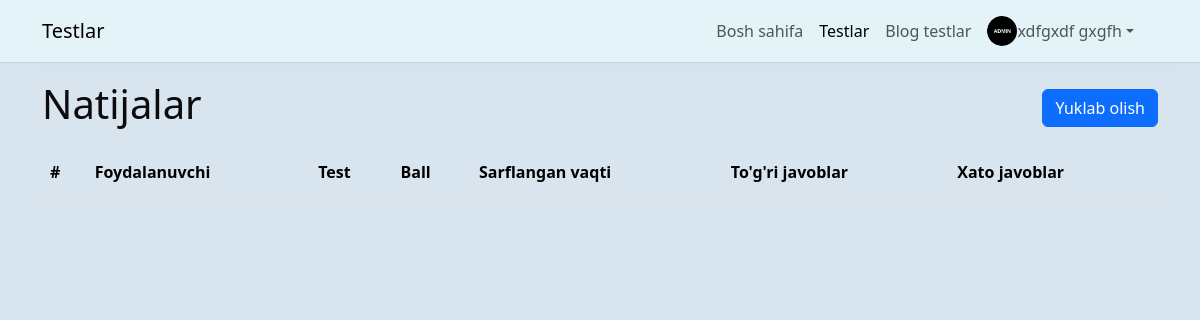
Page /tests/1/results/ (signed in) on the committed database.
### users/models.py (models this page shows, shortened)
class User(AbstractUser):
    ball = models.FloatField(default=0)
    image = models.ImageField(upload_to='images/', blank=True, null=True)
    full_name = models.CharField(max_length=100)
    date_brith = models.DateField(null=True, blank=True)
    jins = models.CharField(max_length=10, choices=(('Erkak', 'Erkak'), ('Ayol', 'Ayol')))
    class Meta:
        verbose_name = 'Foydalanuvchi'
        verbose_name_plural = 'Foydalanuvchilar'

### quizes/views.py (the view)
# urls.py: path('<int:id>/results/', views.results_view, name='quiz_result1'),
def results_view(request, id):
    if request.user.is_anonymous:
        return HttpResponseRedirect(f'/login/?next=/tests/{id}/results/')
    quiz = get_object_or_404(Quiz, id=id)
    results = Result.objects.filter(quiz=quiz).order_by('-score', 'time')
    return render(request, 'quizes/results.html', {'quiz': quiz,'results': results})

### templates/quizes/results.html (shortened to what this page needs)
{% extends 'base.html' %}
{% load get_results %}
{% block content %}
    <div class="d-flex justify-content-between align-items-center mb-3">
        <h1>Natijalar</h1>
        <a href="/tests/{{quiz.id}}/results/download/" class="btn btn-primary">Yuklab olish</a>
    </div>
    <div class="table-responsive">
        <table class="table table-striped">
            <thead>
                <tr>
                    <th>#</th>
                    <th>Foydalanuvchi</th>
                    <th>Test</th>
                    <th>Ball</th>
                    <th>Sarflangan vaqti</th>
                    <th>To'g'ri javoblar</th>
                    <th>Xato javoblar</th>
                </tr>
            </thead>
        </table>
    </div>
{% endblock content %}

### templates/base.html (shortened to what this page needs)
<!DOCTYPE html>
<html lang="en">
<head>
    <link rel="stylesheet" href="https://cdnjs.cloudflare.com/ajax/libs/jquery-toast-plugin/1.3.2/jquery.toast.css" />
    <link href="https://cdn.jsdelivr.net/npm/bootstrap@5.3.3/dist/css/bootstrap.min.css" rel="stylesheet"
>
    <link rel="stylesheet" href="/static/themify-icons/themify-icons.css">
</head>
<body>
    <div class="container">
        <nav class="navbar navbar-expand-lg bg-body-tertiary fixed-top">
            <div class="container">
                <a class="navbar-brand" href="#">Testlar</a>
                {% if user.is_authenticated %}
                <div class="offcanvas offcanvas-end" tabindex="-1" id="offcanvasNavbar"
                    aria-labelledby="offcanvasNavbarLabel">
                    <div class="offcanvas-body">
                        <ul class="navbar-nav justify-content-end flex-grow-1 pe-3 align-items-center">
                            <li class="nav-item">
                                <a class="nav-link active" aria-current="page" href="/" id="home_link">Bosh sahifa</a>
                            </li>
                            <li class="nav-item">
                                <a class="nav-link" href="/tests/"  id="tests_link">Testlar</a>
                            </li>
                            <li class="nav-item">
                                <a class="nav-link" href="/blog-tests/"  id="blog_tests_link">Blog testlar</a>
                            </li>
                            <li class="nav-item dropdown">
                                <a class="nav-link dropdown-toggle d-flex align-items-center" href="#" role="button" data-bs-toggle="dropdown"
                                    aria-expanded="false">
                                    <img src="{% if user.image %}{{user.image.url}}{% else %}https://banner2.cleanpng.com/20180816/syp/78f04442f328b673e733de33b6c8a781.webp{% endif %}" class="rounded-circle" width="30" height="30" alt="sss"> {{user.full_name}}
                                </a>
                            </li>
                        </ul>
                    </div>
                </div>
                {% else %}
                <div class="navbar-text">
                    <a href="/login/" class="btn btn-outline-success me-2 rounded-pill">Kirish</a>
                    <a href="/register/" class="btn btn-outline-primary me-2 rounded-pill">Ro'yxatdan o'tish</a>
                </div>
                {% endif %}
            </div>
        </nav>
        <div style="margin-top: 80px;">
            {% block content %}
            {% endblock content %}
        </div>
    </div>
</body>
</html>

### rows in the picture
User: image (picture), full_name "xdfgxdf gxgfh"
